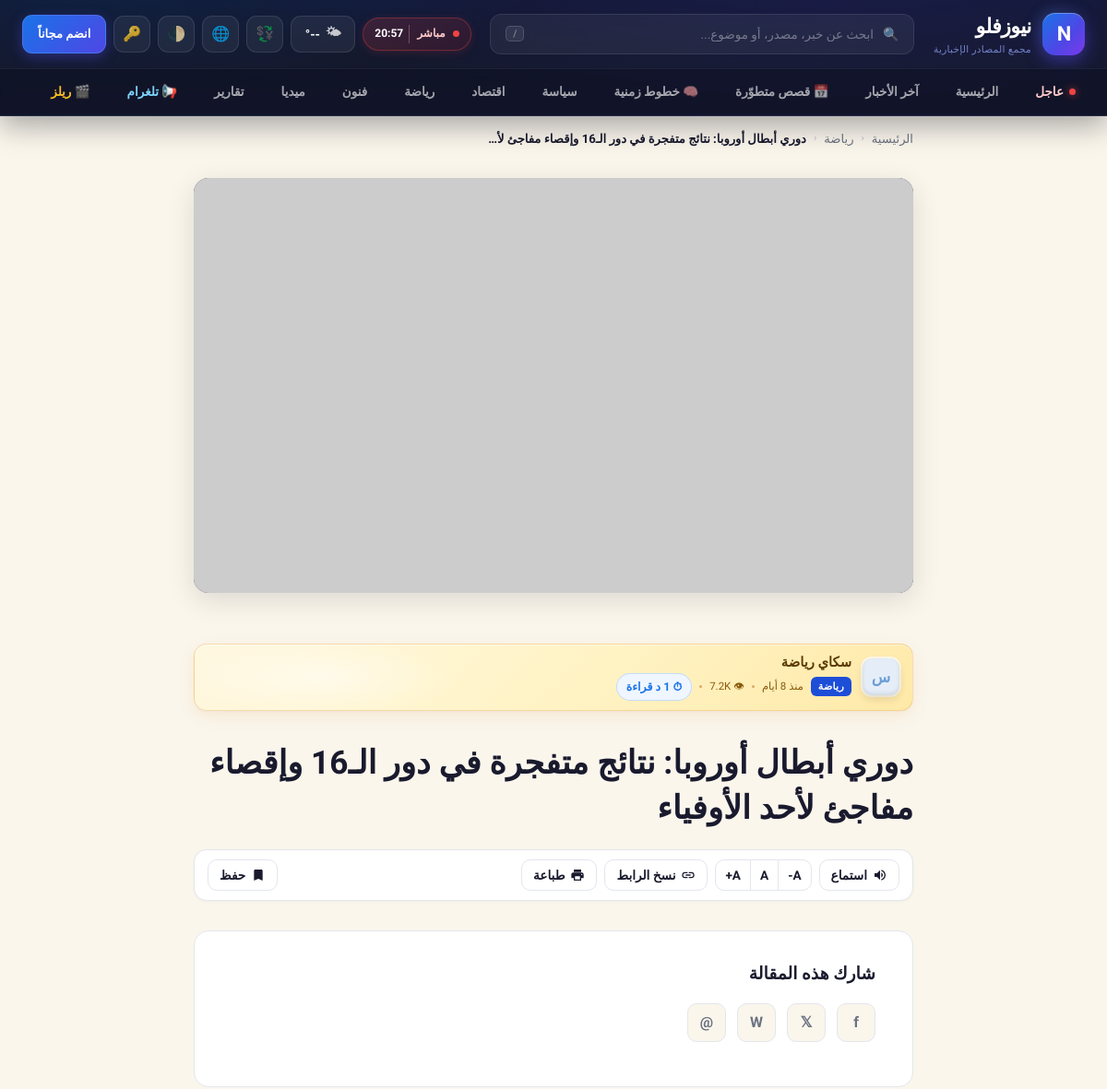
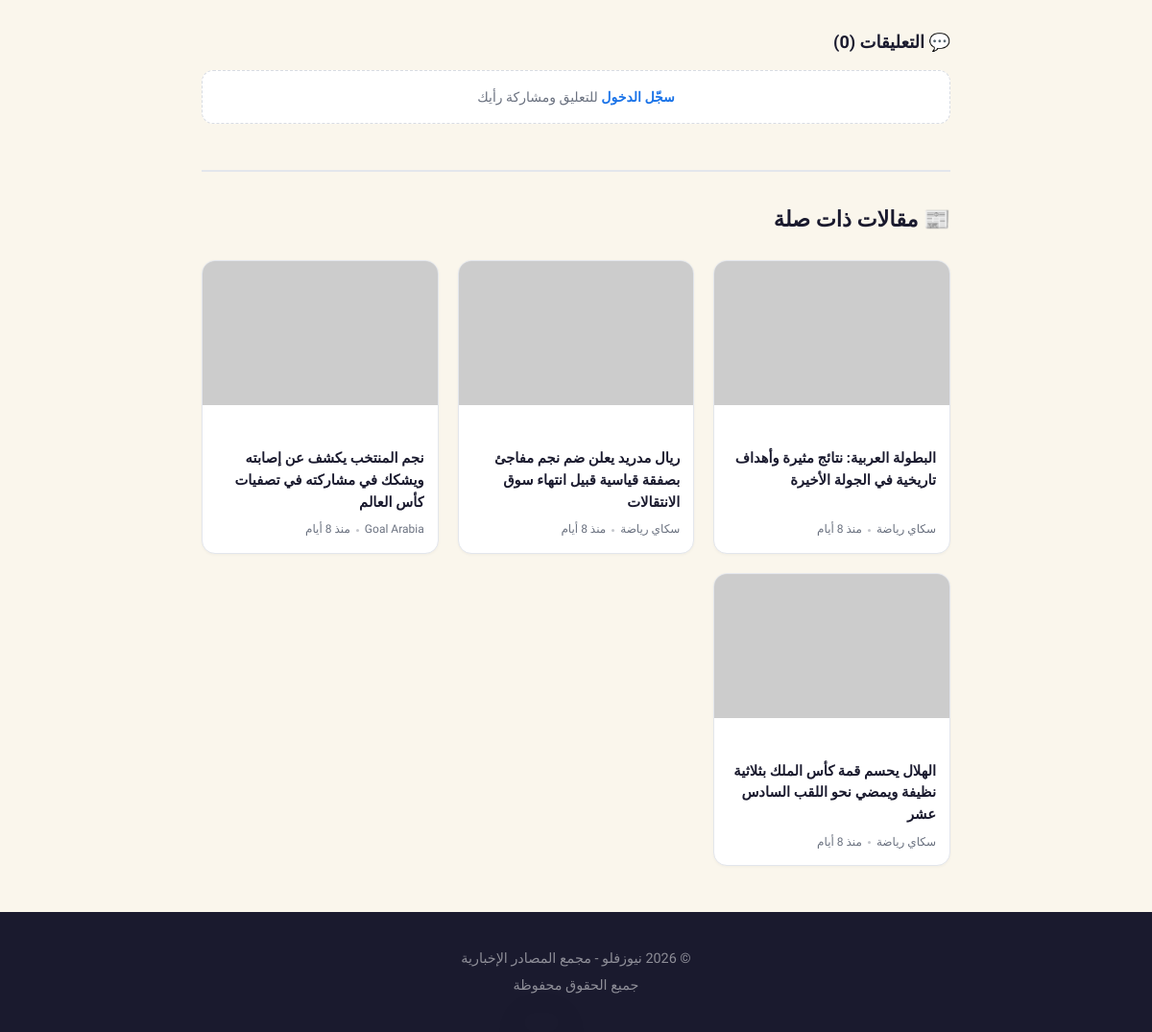
/article/17/ucl-round-16, run on the app's committed database (2 pictures, top to bottom).
### tables this page shows
CREATE TABLE IF NOT EXISTS `articles` (
  `id` int(11) NOT NULL AUTO_INCREMENT,
  `title` varchar(500) NOT NULL,
  `slug` varchar(500) NOT NULL,
  `excerpt` text DEFAULT NULL,
  `content` longtext DEFAULT NULL,
  `image_url` varchar(500) DEFAULT NULL,
  `source_url` varchar(1000) DEFAULT NULL,
  `category_id` int(11) DEFAULT NULL,
  `source_id` int(11) DEFAULT NULL,
  `is_featured` tinyint(1) DEFAULT 0,
  `is_breaking` tinyint(1) DEFAULT 0,
  `is_hero` tinyint(1) DEFAULT 0,
  `view_count` int(11) DEFAULT 0,
  `comments` int(11) DEFAULT 0,
  `status` enum('published','draft','archived') DEFAULT 'published',
  `published_at` timestamp DEFAULT CURRENT_TIMESTAMP,
  `created_at` timestamp DEFAULT CURRENT_TIMESTAMP,
  `updated_at` timestamp DEFAULT CURRENT_TIMESTAMP ON UPDATE CURRENT_TIMESTAMP,
  PRIMARY KEY (`id`),
  KEY `category_id` (`category_id`),
  KEY `source_id` (`source_id`),
  KEY `status` (`status`),
  KEY `is_breaking` (`is_breaking`),
  KEY `is_featured` (`is_featured`),
  KEY `published_at` (`published_at`),
  CONSTRAINT `fk_article_category` FOREIGN KEY (`category_id`) REFERENCES `categories` (`id`) ON DELETE SET NULL,
  CONSTRAINT `fk_article_source` FOREIGN KEY (`source_id`) REFERENCES `sources` (`id`) ON DELETE SET NULL
);

CREATE TABLE IF NOT EXISTS `categories` (
  `id` int(11) NOT NULL AUTO_INCREMENT,
  `name` varchar(100) NOT NULL,
  `slug` varchar(100) NOT NULL,
  `icon` varchar(10) DEFAULT NULL,
  `css_class` varchar(50) DEFAULT NULL,
  `sort_order` int(11) DEFAULT 0,
  `is_active` tinyint(1) DEFAULT 1,
  `created_at` timestamp DEFAULT CURRENT_TIMESTAMP,
  PRIMARY KEY (`id`),
  UNIQUE KEY `slug` (`slug`)
);

CREATE TABLE IF NOT EXISTS `sources` (
  `id` int(11) NOT NULL AUTO_INCREMENT,
  `name` varchar(200) NOT NULL,
  `slug` varchar(200) NOT NULL,
  `logo_letter` varchar(5) DEFAULT NULL,
  `logo_color` varchar(20) DEFAULT '#5a85b0',
  `logo_bg` varchar(20) DEFAULT '#e5eef8',
  `url` varchar(500) DEFAULT NULL,
  `rss_url` varchar(500) DEFAULT NULL,
  `is_active` tinyint(1) DEFAULT 1,
  `articles_today` int(11) DEFAULT 0,
  `created_at` timestamp DEFAULT CURRENT_TIMESTAMP,
  PRIMARY KEY (`id`),
  UNIQUE KEY `slug` (`slug`)
);

### includes/user_auth.php (called while the page is built, shortened)
<?php
require_once __DIR__ . '/functions.php';
function current_user_id(): ?int {
    $id = $_SESSION[USER_SESSION_KEY] ?? null;
    return $id ? (int)$id : null;
}
function current_user(): ?array {
    static $cached = null;
    if ($cached !== null) return $cached ?: null;
    $id = current_user_id();
    if (!$id) { $cached = false; return null; }
}
function current_theme(): string {
    $u = current_user();
    $c = $_COOKIE['nf_theme'] ?? 'auto';
    return in_array($c, ['light', 'dark', 'auto'], true) ? $c : 'auto';
}

### includes/user_functions.php (called while the page is built, shortened)
<?php
require_once __DIR__ . '/user_auth.php';
function article_comments(int $articleId, ?int $viewerId = null): array {
    try {
        $db = getDB();
        $stmt = $db->prepare("SELECT c.*, u.name as user_name, u.avatar_letter
                              FROM article_comments c
                              INNER JOIN users u ON u.id = c.user_id
                              WHERE c.article_id = ? AND c.is_hidden = 0
                              ORDER BY c.created_at DESC LIMIT 100");
        $stmt->execute([$articleId]);
        $rows = $stmt->fetchAll();
        return $rows;
    } catch (Throwable $e) { return []; }
}

### article.php (the view, shortened to what this page needs)
<?php
require_once __DIR__ . '/includes/functions.php';
require_once __DIR__ . '/includes/user_auth.php';
require_once __DIR__ . '/includes/user_functions.php';
$articleId = isset($_GET['id']) ? (int)$_GET['id'] : 0;
$article = getArticleById($articleId);
$viewer = current_user();
$viewerId = $viewer ? (int)$viewer['id'] : 0;
$isSaved = $viewerId && in_array($articleId, user_bookmark_ids_for($viewerId, [$articleId]), true);
$comments = article_comments($articleId, $viewerId ?: null);
$commentsCount = count($comments);
$pageTheme = current_theme();
$relatedArticles = [];
$seenIds = [$articleId => true];
$relatedLimit = 6;
$db = getDB();
if (!empty($article['cat_slug']) && count($relatedArticles) < $relatedLimit) {
    try {
        $excludeIds = implode(',', array_map('intval', array_keys($seenIds)));
        $need = $relatedLimit - count($relatedArticles);
        $stmt = $db->prepare("SELECT a.id, a.title, a.slug, a.image_url, a.excerpt, a.published_at,
                              c.name as cat_name, c.slug as cat_slug, c.css_class,
                              s.name as source_name
                              FROM articles a
                              LEFT JOIN categories c ON a.category_id = c.id
                              LEFT JOIN sources s ON a.source_id = s.id
                              WHERE c.slug = ? AND a.id NOT IN ({$excludeIds}) AND a.status = 'published'
                              ORDER BY a.published_at DESC LIMIT {$need}");
        $stmt->execute([$article['cat_slug']]);
        foreach ($stmt->fetchAll() as $r) {
            $relatedArticles[] = $r;
        }
    } catch (Throwable $e) {}
}
?>
<!DOCTYPE html>
<html lang="ar" dir="rtl" data-theme="<?php echo e($pageTheme); ?>">
<head>
    <link rel="stylesheet" href="assets/css/site-header.min.css?v=m1">
    <link rel="stylesheet" href="assets/css/user.min.css?v=m1">
</head>
<body>
    <?php
    include __DIR__ . '/includes/components/site_header.php';
    ?>
    <?php
        $wordCount = str_word_count(strip_tags(($article['content'] ?? '') . ' ' . ($article['ai_summary'] ?? '')));
        if ($wordCount < 50) $wordCount = mb_strlen(strip_tags($article['content'] ?? '')) / 6;
        $readMinutes = max(1, (int)ceil($wordCount / 180));
    ?>
    <main class="container">
        <nav class="breadcrumb" aria-label="شريط التنقل">
            <a href="/">الرئيسية</a>
            <span class="sep">‹</span>
            <?php if (!empty($article['cat_name']) && !empty($article['cat_slug'])): ?>
                <a href="/category/<?php echo e($article['cat_slug']); ?>"><?php echo e($article['cat_name']); ?></a>
                <span class="sep">‹</span>
            <?php endif; ?>
            <span class="current"><?php echo e(mb_substr($article['title'], 0, 60)); ?><?php echo mb_strlen($article['title']) > 60 ? '…' : ''; ?></span>
        </nav>
        <?php if ($article['image_url']): ?>
            <?php echo responsiveImg($article['image_url'], $article['title'], '(max-width:768px) 100vw, 820px', [480, 800, 1200], 'article-hero', 'eager', 'fetchpriority="high"'); ?>
        <?php endif; ?>
        <?php if ($article['source_name']):
            $sourceProfileUrl = !empty($article['source_id']) ? sourceUrl((int)$article['source_id']) : '';
        ?>
            <div class="source-top">
                <?php if ($sourceProfileUrl): ?>
                    <a class="source-top-logo-link" href="<?php echo e($sourceProfileUrl); ?>" title="<?php echo e('بروفايل ' . $article['source_name']); ?>">
                <?php endif; ?>
                    <div class="source-logo" style="background: <?php echo e($article['logo_bg'] ?: '#3b82f6'); ?>; color: <?php echo e($article['logo_color'] ?: 'white'); ?>;">
                        <?php echo e(strtoupper(mb_substr($article['source_name'], 0, 1))); ?>
                    </div>
                <?php if ($sourceProfileUrl): ?>
                    </a>
                <?php endif; ?>
                <div class="source-top-info">
                    <?php if ($sourceProfileUrl): ?>
                        <h3><a class="source-top-name" href="<?php echo e($sourceProfileUrl); ?>"><?php echo e($article['source_name']); ?></a></h3>
                    <?php else: ?>
                        <h3><?php echo e($article['source_name']); ?></h3>
                    <?php endif; ?>
                    <div class="source-top-meta">
                        <?php if ($article['cat_name']): ?>
                            <span class="category-badge <?php echo e($article['css_class'] ?? ''); ?>"><?php echo e($article['cat_name']); ?></span>
                        <?php endif; ?>
                        <span><?php echo timeAgo($article['published_at']); ?></span>
                        <span class="dot"></span>
                        <span>👁 <?php echo formatViews($article['view_count']); ?></span>
                        <span class="dot"></span>
                        <span class="read-time-badge">⏱ <?php echo (int)$readMinutes; ?> د قراءة</span>
                    </div>
                </div>
            </div>
        <?php endif; ?>
        <article class="article-header">
            <h1 id="articleTitle"><?php echo e($article['title']); ?></h1>
            <div class="article-toolbar" role="toolbar" aria-label="أدوات المقالة">
                <button type="button" class="tool-btn" id="ttsToggle" title="استمع إلى المقالة">
                    <svg viewBox="0 0 24 24"><path d="M3 9v6h4l5 5V4L7 9H3zm13.5 3c0-1.77-1.02-3.29-2.5-4.03v8.05c1.48-.73 2.5-2.25 2.5-4.02zM14 3.23v2.06c2.89.86 5 3.54 5 6.71s-2.11 5.85-5 6.71v2.06c4.01-.91 7-4.49 7-8.77s-2.99-7.86-7-8.77z"/></svg>
                    <span>استماع</span>
                </button>
                <div class="tool-group" title="حجم الخط">
                    <button type="button" class="tool-btn" id="fontDec" title="تصغير الخط" aria-label="تصغير الخط">A-</button>
                    <button type="button" class="tool-btn" id="fontReset" title="إعادة" aria-label="حجم الخط الافتراضي">A</button>
                    <button type="button" class="tool-btn" id="fontInc" title="تكبير الخط" aria-label="تكبير الخط">A+</button>
                </div>
                <button type="button" class="tool-btn" id="copyLinkBtn" title="نسخ الرابط">
                    <svg viewBox="0 0 24 24"><path d="M3.9 12c0-1.71 1.39-3.1 3.1-3.1h4V7H7a5 5 0 1 0 0 10h4v-1.9H7c-1.71 0-3.1-1.39-3.1-3.1zM8 13h8v-2H8v2zm9-6h-4v1.9h4c1.71 0 3.1 1.39 3.1 3.1s-1.39 3.1-3.1 3.1h-4V17h4a5 5 0 1 0 0-10z"/></svg>
                    <span>نسخ الرابط</span>
                </button>
                <button type="button" class="tool-btn" onclick="window.print()" title="طباعة">
                    <svg viewBox="0 0 24 24"><path d="M19 8H5c-1.66 0-3 1.34-3 3v6h4v4h12v-4h4v-6c0-1.66-1.34-3-3-3zm-3 11H8v-5h8v5zm3-7c-.55 0-1-.45-1-1s.45-1 1-1 1 .45 1 1-.45 1-1 1zm-1-9H6v4h12V3z"/></svg>
                    <span>طباعة</span>
                </button>
                <button type="button" class="tool-btn article-save-btn <?php echo $isSaved ? 'active' : ''; ?>" data-save-id="<?php echo (int)$articleId; ?>" onclick="NF.toggleSave(this)">
                    <svg viewBox="0 0 24 24"><path d="M17 3H7c-1.1 0-2 .9-2 2v16l7-3 7 3V5c0-1.1-.9-2-2-2z"/></svg>
                    <span><?php echo $isSaved ? 'محفوظ' : 'حفظ'; ?></span>
                </button>
            </div>
        </article>
        <div class="article-footer">
            <h3 style="margin-bottom: 1rem;">شارك هذه المقالة</h3>
            <div class="sharing">
                <a href="https://www.facebook.com/sharer/sharer.php?u=<?php echo urlencode(SITE_URL . '/article.php?id=' . $article['id']); ?>" class="share-btn" title="شارك على فيسبوك" target="_blank">f</a>
                <a href="https://twitter.com/intent/tweet?text=<?php echo urlencode($article['title']); ?>&url=<?php echo urlencode(SITE_URL . '/article.php?id=' . $article['id']); ?>" class="share-btn" title="شارك على تويتر" target="_blank">𝕏</a>
                <a href="https://wa.me/?text=<?php echo urlencode($article['title'] . ' ' . SITE_URL . '/article.php?id=' . $article['id']); ?>" class="share-btn" title="شارك على واتس آب" target="_blank">W</a>
                <a href="mailto:?subject=<?php echo urlencode($article['title']); ?>&body=<?php echo urlencode($article['title'] . '\n' . SITE_URL . '/article.php?id=' . $article['id']); ?>" class="share-btn" title="أرسل بالبريد الإلكتروني">@</a>
            </div>
        </div>
        <section class="comments-wrap">
          <h2>💬 التعليقات (<?php echo (int)$commentsCount; ?>)</h2>
          <?php if ($viewerId): ?>
            <form class="comment-form" data-article-id="<?php echo (int)$articleId; ?>" onsubmit="event.preventDefault(); NF.submitComment(this);">
              <textarea placeholder="شاركنا رأيك..." maxlength="2000" required></textarea>
              <div class="cf-bottom">
                <button type="submit" class="btn primary">إرسال</button>
              </div>
            </form>
          <?php else: ?>
            <div class="comment-login-cta">
              <a href="account/login.php?return=<?php echo urlencode('article/' . (int)$articleId); ?>">سجّل الدخول</a>
              للتعليق ومشاركة رأيك
            </div>
          <?php endif; ?>
        </section>
        <?php if (!empty($relatedArticles)): ?>
            <section class="related-section">
                <h2>📰 مقالات ذات صلة</h2>
                <div class="related-grid">
                    <?php foreach ($relatedArticles as $related): ?>
                        <a href="<?php echo articleUrl($related); ?>" class="rel-card">
                            <?php if (!empty($related['image_url'])): ?>
                                <img src="<?php echo e($related['image_url']); ?>" alt="" class="rel-card-img" loading="lazy" decoding="async">
                            <?php endif; ?>
                            <div class="rel-card-body">
                                <?php if (!empty($related['cat_name'])): ?>
                                    <span class="rel-card-cat <?php echo e($related['css_class'] ?? ''); ?>"><?php echo e($related['cat_name']); ?></span>
                                <?php endif; ?>
                                <h3 class="rel-card-title"><?php echo e($related['title']); ?></h3>
                                <div class="rel-card-meta">
                                    <span><?php echo e($related['source_name'] ?? ''); ?></span>
                                    <span class="dot"></span>
                                    <span><?php echo timeAgo($related['published_at']); ?></span>
                                </div>
                            </div>
                        </a>
                    <?php endforeach; ?>
                </div>
            </section>
        <?php endif; ?>
    </main>
    <footer class="footer">
        <div class="container">
            <p>&copy; 2026 <?php echo SITE_NAME; ?> - <?php echo SITE_TAGLINE; ?></p>
            <p>جميع الحقوق محفوظة</p>
        </div>
    </footer>
</body>
</html>

### data on the page
articles: category.name "رياضة", title "دوري أبطال أوروبا: نتائج متفجرة في دور الـ16 وإقصاء مفاجئ لأ", source.name "س", source.name "سكاي رياضة", published_at "منذ 8 أيام", view_count "7.2K", title "دوري أبطال أوروبا: نتائج متفجرة في دور الـ16 وإقصاء مفاجئ لأحد الأوفياء"
articles: title "البطولة العربية: نتائج مثيرة وأهداف تاريخية في الجولة الأخيرة", source.name "سكاي رياضة", published_at "منذ 8 أيام"
articles: title "ريال مدريد يعلن ضم نجم مفاجئ بصفقة قياسية قبيل انتهاء سوق الانتقالات", source.name "سكاي رياضة", published_at "منذ 8 أيام"
articles: title "نجم المنتخب يكشف عن إصابته ويشكك في مشاركته في تصفيات كأس العالم", source.name "Goal Arabia", published_at "منذ 8 أيام"
articles: title "الهلال يحسم قمة كأس الملك بثلاثية نظيفة ويمضي نحو اللقب السادس عشر", source.name "سكاي رياضة", published_at "منذ 8 أيام"

### other printed values
getSetting('site_name', SITE_NAME) "نيوزفلو"
getSetting('site_tagline', SITE_TAGLINE) "مجمع المصادر الإخبارية"
$commentsCount "0"
SITE_NAME "نيوزفلو"
SITE_TAGLINE "مجمع المصادر الإخبارية"
